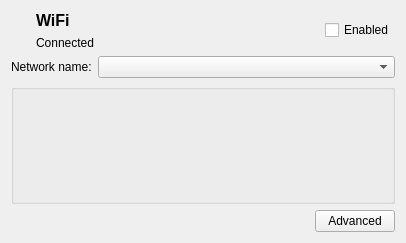
<?xml version="1.0" encoding="UTF-8"?>
<ui version="4.0">
 <class>WirelessPage</class>
 <widget class="QWidget" name="WirelessPage">
  <property name="geometry">
   <rect>
    <x>0</x>
    <y>0</y>
    <width>406</width>
    <height>243</height>
   </rect>
  </property>
  <property name="windowTitle">
   <string notr="true">Form</string>
  </property>
  <layout class="QVBoxLayout" name="verticalLayout">
   <item>
    <layout class="QHBoxLayout" name="horizontalLayout_5">
     <item>
      <widget class="QLabel" name="icon">
       <property name="text">
        <string/>
       </property>
       <property name="pixmap">
        <pixmap>:/images/network-wired.png</pixmap>
       </property>
       <property name="alignment">
        <set>Qt::AlignLeading|Qt::AlignLeft|Qt::AlignTop</set>
       </property>
      </widget>
     </item>
     <item>
      <layout class="QVBoxLayout" name="verticalLayout_3">
       <item>
        <layout class="QHBoxLayout" name="horizontalLayout_6">
         <item>
          <spacer name="horizontalSpacer_2">
           <property name="orientation">
            <enum>Qt::Horizontal</enum>
           </property>
           <property name="sizeType">
            <enum>QSizePolicy::Fixed</enum>
           </property>
           <property name="sizeHint" stdset="0">
            <size>
             <width>12</width>
             <height>20</height>
            </size>
           </property>
          </spacer>
         </item>
         <item>
          <layout class="QVBoxLayout" name="verticalLayout_2">
           <item>
            <widget class="QLabel" name="label">
             <property name="font">
              <font>
               <pointsize>12</pointsize>
               <weight>75</weight>
               <bold>true</bold>
              </font>
             </property>
             <property name="text">
              <string>WiFi</string>
             </property>
            </widget>
           </item>
           <item>
            <widget class="QLabel" name="status">
             <property name="text">
              <string>Connected</string>
             </property>
            </widget>
           </item>
          </layout>
         </item>
         <item>
          <spacer name="horizontalSpacer_4">
           <property name="orientation">
            <enum>Qt::Horizontal</enum>
           </property>
           <property name="sizeHint" stdset="0">
            <size>
             <width>40</width>
             <height>20</height>
            </size>
           </property>
          </spacer>
         </item>
         <item>
          <widget class="QCheckBox" name="enabled">
           <property name="text">
            <string>Enabled</string>
           </property>
          </widget>
         </item>
        </layout>
       </item>
      </layout>
     </item>
    </layout>
   </item>
   <item>
    <layout class="QHBoxLayout" name="horizontalLayout">
     <property name="spacing">
      <number>6</number>
     </property>
     <item>
      <widget class="QLabel" name="networkNameLabel">
       <property name="text">
        <string>Network name:</string>
       </property>
      </widget>
     </item>
     <item>
      <widget class="QComboBox" name="networkList">
       <property name="sizePolicy">
        <sizepolicy hsizetype="MinimumExpanding" vsizetype="Fixed">
         <horstretch>0</horstretch>
         <verstretch>0</verstretch>
        </sizepolicy>
       </property>
      </widget>
     </item>
    </layout>
   </item>
   <item>
    <widget class="Ipv4Widget" name="ipv4Widget">
     <property name="sizePolicy">
      <sizepolicy hsizetype="Preferred" vsizetype="Minimum">
       <horstretch>0</horstretch>
       <verstretch>0</verstretch>
      </sizepolicy>
     </property>
     <property name="minimumSize">
      <size>
       <width>0</width>
       <height>0</height>
      </size>
     </property>
    </widget>
   </item>
   <item>
    <layout class="QHBoxLayout" name="horizontalLayout_3">
     <item>
      <spacer name="horizontalSpacer">
       <property name="orientation">
        <enum>Qt::Horizontal</enum>
       </property>
       <property name="sizeHint" stdset="0">
        <size>
         <width>40</width>
         <height>20</height>
        </size>
       </property>
      </spacer>
     </item>
     <item>
      <widget class="QPushButton" name="advancedButton">
       <property name="text">
        <string>Advanced</string>
       </property>
      </widget>
     </item>
    </layout>
   </item>
  </layout>
 </widget>
 <customwidgets>
  <customwidget>
   <class>Ipv4Widget</class>
   <extends>QGroupBox</extends>
   <header>ipv4widget.h</header>
   <container>1</container>
  </customwidget>
 </customwidgets>
 <resources>
  <include location="qconnman-ui.qrc"/>
 </resources>
 <connections/>
</ui>
